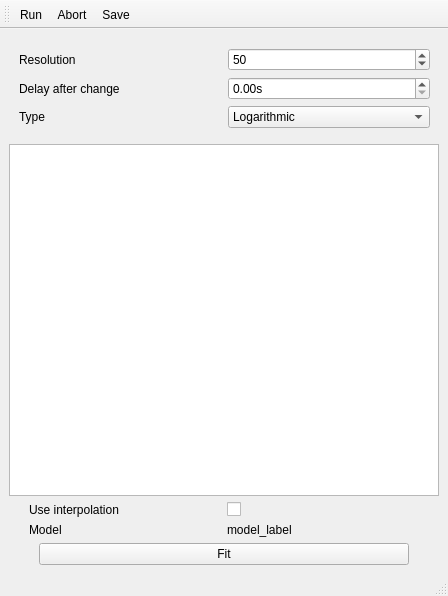
<?xml version="1.0" encoding="UTF-8"?>
<ui version="4.0">
 <class>MainWindow</class>
 <widget class="QMainWindow" name="MainWindow">
  <property name="geometry">
   <rect>
    <x>0</x>
    <y>0</y>
    <width>448</width>
    <height>596</height>
   </rect>
  </property>
  <property name="windowTitle">
   <string>Model calibration</string>
  </property>
  <widget class="QWidget" name="centralwidget">
   <layout class="QVBoxLayout" name="verticalLayout_2">
    <item>
     <widget class="QWidget" name="acquisition_params" native="true">
      <property name="minimumSize">
       <size>
        <width>0</width>
        <height>100</height>
       </size>
      </property>
      <widget class="QWidget" name="gridLayoutWidget">
       <property name="geometry">
        <rect>
         <x>10</x>
         <y>10</y>
         <width>411</width>
         <height>81</height>
        </rect>
       </property>
       <layout class="QGridLayout" name="gridLayout">
        <item row="0" column="1">
         <widget class="QSpinBox" name="resolution">
          <property name="suffix">
           <string/>
          </property>
          <property name="minimum">
           <number>2</number>
          </property>
          <property name="maximum">
           <number>10000</number>
          </property>
          <property name="value">
           <number>50</number>
          </property>
         </widget>
        </item>
        <item row="1" column="1">
         <widget class="ScienDSpinBox" name="delay">
          <property name="suffix">
           <string>s</string>
          </property>
         </widget>
        </item>
        <item row="0" column="0">
         <widget class="QLabel" name="label_5">
          <property name="text">
           <string>Resolution</string>
          </property>
         </widget>
        </item>
        <item row="1" column="0">
         <widget class="QLabel" name="label_7">
          <property name="text">
           <string>Delay after change</string>
          </property>
         </widget>
        </item>
        <item row="2" column="0">
         <widget class="QLabel" name="label">
          <property name="text">
           <string>Type</string>
          </property>
         </widget>
        </item>
        <item row="2" column="1">
         <widget class="QComboBox" name="comboBox_type">
          <item>
           <property name="text">
            <string>Logarithmic</string>
           </property>
          </item>
          <item>
           <property name="text">
            <string>Linear</string>
           </property>
          </item>
         </widget>
        </item>
       </layout>
      </widget>
     </widget>
    </item>
    <item>
     <widget class="PlotWidget" name="plotWidget"/>
    </item>
    <item>
     <layout class="QGridLayout" name="model_selection">
      <property name="leftMargin">
       <number>20</number>
      </property>
      <property name="rightMargin">
       <number>20</number>
      </property>
      <item row="1" column="0">
       <widget class="QLabel" name="label_2">
        <property name="text">
         <string>Model</string>
        </property>
       </widget>
      </item>
      <item row="1" column="1">
       <widget class="QLabel" name="model_label">
        <property name="text">
         <string>model_label</string>
        </property>
       </widget>
      </item>
      <item row="0" column="0">
       <widget class="QLabel" name="label_3">
        <property name="text">
         <string>Use interpolation</string>
        </property>
       </widget>
      </item>
      <item row="0" column="1">
       <widget class="QCheckBox" name="interpolation_checkBox">
        <property name="text">
         <string/>
        </property>
       </widget>
      </item>
     </layout>
    </item>
    <item>
     <layout class="QGridLayout" name="model_params">
      <property name="leftMargin">
       <number>10</number>
      </property>
      <property name="rightMargin">
       <number>10</number>
      </property>
     </layout>
    </item>
    <item>
     <layout class="QGridLayout" name="fitLayout">
      <property name="leftMargin">
       <number>30</number>
      </property>
      <property name="rightMargin">
       <number>30</number>
      </property>
      <item row="0" column="0">
       <widget class="QPushButton" name="fit">
        <property name="text">
         <string>Fit</string>
        </property>
       </widget>
      </item>
     </layout>
    </item>
   </layout>
  </widget>
  <widget class="QStatusBar" name="statusbar"/>
  <widget class="QToolBar" name="toolbar">
   <property name="windowTitle">
    <string>Counting Controls</string>
   </property>
   <property name="toolButtonStyle">
    <enum>Qt::ToolButtonTextUnderIcon</enum>
   </property>
   <attribute name="toolBarArea">
    <enum>TopToolBarArea</enum>
   </attribute>
   <attribute name="toolBarBreak">
    <bool>false</bool>
   </attribute>
   <addaction name="runAction"/>
   <addaction name="abortAction"/>
   <addaction name="saveAction"/>
  </widget>
  <action name="runAction">
   <property name="icon">
    <iconset>
     <normaloff>../../artwork/icons/qudiTheme/22x22/start-counter.png</normaloff>../../artwork/icons/qudiTheme/22x22/start-counter.png</iconset>
   </property>
   <property name="text">
    <string>Run</string>
   </property>
   <property name="toolTip">
    <string>Run a calibration sweep</string>
   </property>
  </action>
  <action name="saveAction">
   <property name="icon">
    <iconset>
     <normaloff>../../artwork/icons/oxygen/22x22/document-save.png</normaloff>../../artwork/icons/oxygen/22x22/document-save.png</iconset>
   </property>
   <property name="text">
    <string>Save</string>
   </property>
   <property name="toolTip">
    <string>Save measurement to file</string>
   </property>
  </action>
  <action name="closeAction">
   <property name="icon">
    <iconset>
     <normaloff>../../artwork/icons/oxygen/22x22/application-exit.png</normaloff>../../artwork/icons/oxygen/22x22/application-exit.png</iconset>
   </property>
   <property name="text">
    <string>Close</string>
   </property>
  </action>
  <action name="abortAction">
   <property name="icon">
    <iconset>
     <normaloff>../../artwork/icons/oxygen/22x22/media-playback-stop.png</normaloff>../../artwork/icons/oxygen/22x22/media-playback-stop.png</iconset>
   </property>
   <property name="text">
    <string>Abort</string>
   </property>
   <property name="toolTip">
    <string>Abort</string>
   </property>
  </action>
 </widget>
 <customwidgets>
  <customwidget>
   <class>PlotWidget</class>
   <extends>QGraphicsView</extends>
   <header>pyqtgraph</header>
  </customwidget>
  <customwidget>
   <class>ScienDSpinBox</class>
   <extends>QDoubleSpinBox</extends>
   <header>qtwidgets.scientific_spinbox.h</header>
  </customwidget>
 </customwidgets>
 <resources/>
 <connections>
  <connection>
   <sender>closeAction</sender>
   <signal>triggered()</signal>
   <receiver>MainWindow</receiver>
   <slot>close()</slot>
   <hints>
    <hint type="sourcelabel">
     <x>-1</x>
     <y>-1</y>
    </hint>
    <hint type="destinationlabel">
     <x>399</x>
     <y>299</y>
    </hint>
   </hints>
  </connection>
 </connections>
</ui>
